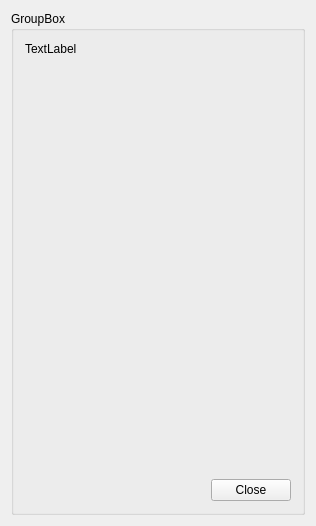
<?xml version="1.0" encoding="UTF-8"?>
<ui version="4.0">
 <class>DHintClosePanel</class>
 <widget class="QWidget" name="DHintClosePanel">
  <property name="geometry">
   <rect>
    <x>0</x>
    <y>0</y>
    <width>316</width>
    <height>526</height>
   </rect>
  </property>
  <property name="windowTitle">
   <string>DHintClosePanel</string>
  </property>
  <layout class="QVBoxLayout" name="verticalLayout">
   <item>
    <widget class="QGroupBox" name="groupBox">
     <property name="title">
      <string>GroupBox</string>
     </property>
     <layout class="QVBoxLayout" name="verticalLayout_2">
      <item>
       <widget class="QLabel" name="hint_label">
        <property name="text">
         <string>TextLabel</string>
        </property>
       </widget>
      </item>
      <item>
       <spacer name="verticalSpacer">
        <property name="orientation">
         <enum>Qt::Vertical</enum>
        </property>
        <property name="sizeHint" stdset="0">
         <size>
          <width>20</width>
          <height>422</height>
         </size>
        </property>
       </spacer>
      </item>
      <item>
       <layout class="QHBoxLayout" name="horizontalLayout">
        <item>
         <widget class="QLabel" name="error_label">
          <property name="text">
           <string/>
          </property>
         </widget>
        </item>
        <item>
         <spacer name="horizontalSpacer">
          <property name="orientation">
           <enum>Qt::Horizontal</enum>
          </property>
          <property name="sizeHint" stdset="0">
           <size>
            <width>40</width>
            <height>20</height>
           </size>
          </property>
         </spacer>
        </item>
        <item>
         <widget class="QPushButton" name="close_pushButton">
          <property name="text">
           <string>Close</string>
          </property>
         </widget>
        </item>
       </layout>
      </item>
     </layout>
    </widget>
   </item>
  </layout>
 </widget>
 <layoutdefault spacing="6" margin="11"/>
 <resources/>
 <connections/>
</ui>
